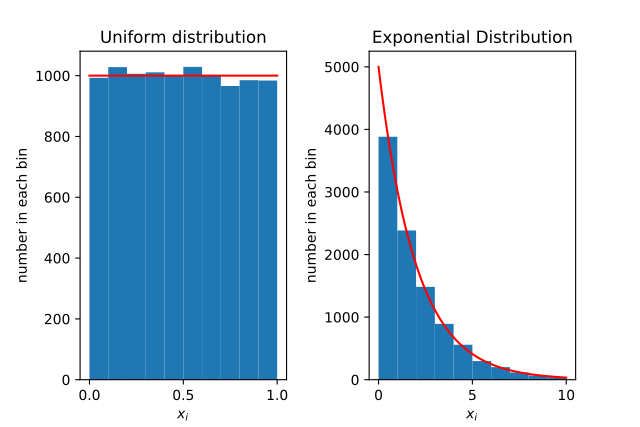

Reproduce this figure in Python.
"""
Author: Pruthvi Suryadevara
Email:  pruthvi.suryadevara@tifr.res.in
Plotting density histogram of c-code

"""

import numpy as np
import matplotlib.pyplot as plt


# Plotting the uniform and transformed- exponential distributions
n = 10000
p4 = np.genfromtxt('P_4.csv', delimiter=',')
plt.subplot(1, 2, 1, title="Uniform distribution")
plt.hist(p4[:, 0])
x = np.linspace(0, 1, 100)
y = n/10*np.ones(len(x))
plt.plot(x, y, 'r')
plt.xlabel("$x_i$")
plt.ylabel("number in each bin")
plt.subplot(1, 2, 2, title="Exponential Distribution")
plt.hist(p4[:, 1], range=[0, 10])
x = np.linspace(0, 10, 100)
y = n*0.5*np.exp(-0.5*x)
plt.plot(x, y, 'r')
plt.xlabel("$x_i$")
plt.ylabel("number in each bin")
plt.subplots_adjust(wspace=0.4)
plt.show()
